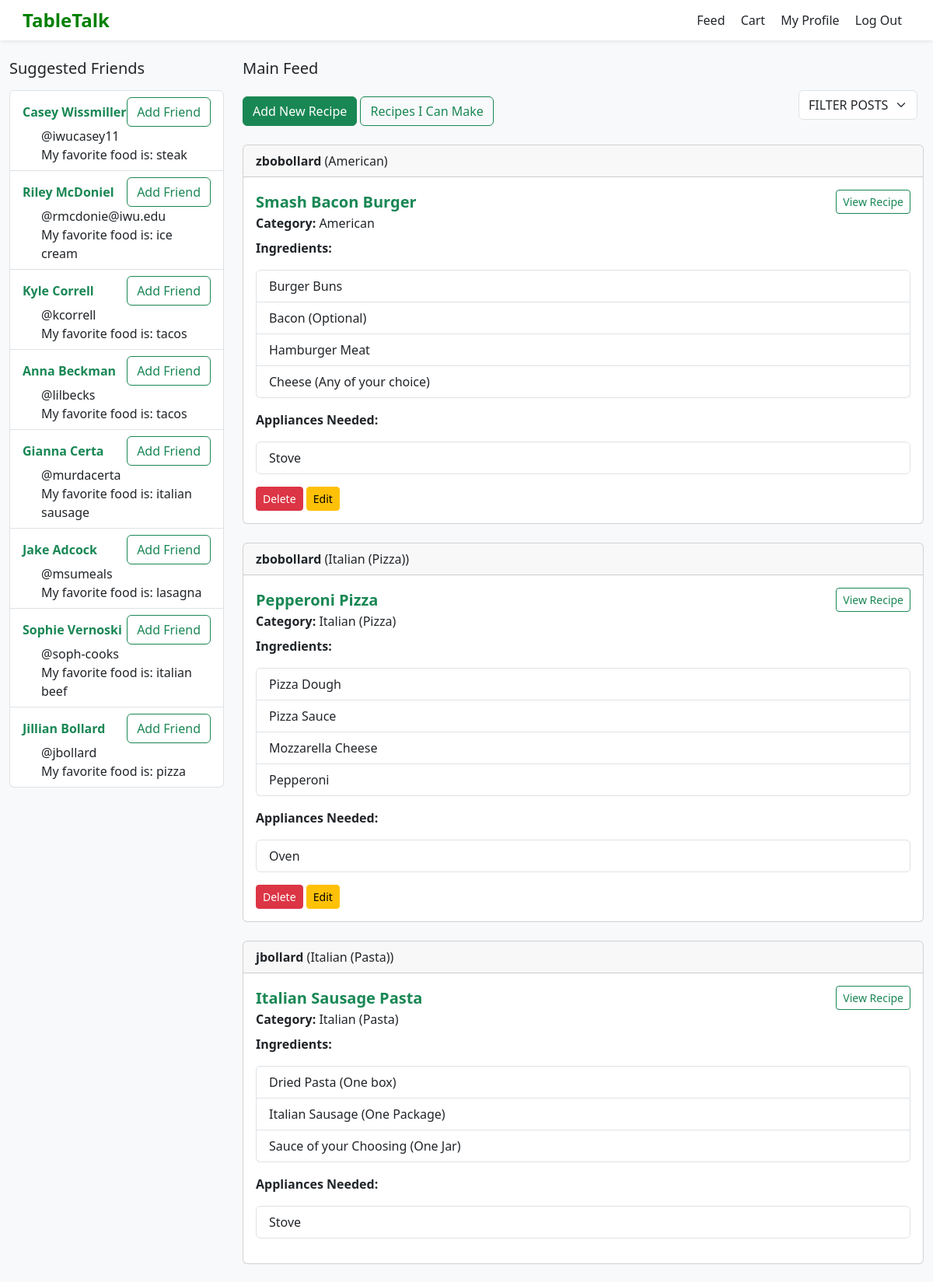
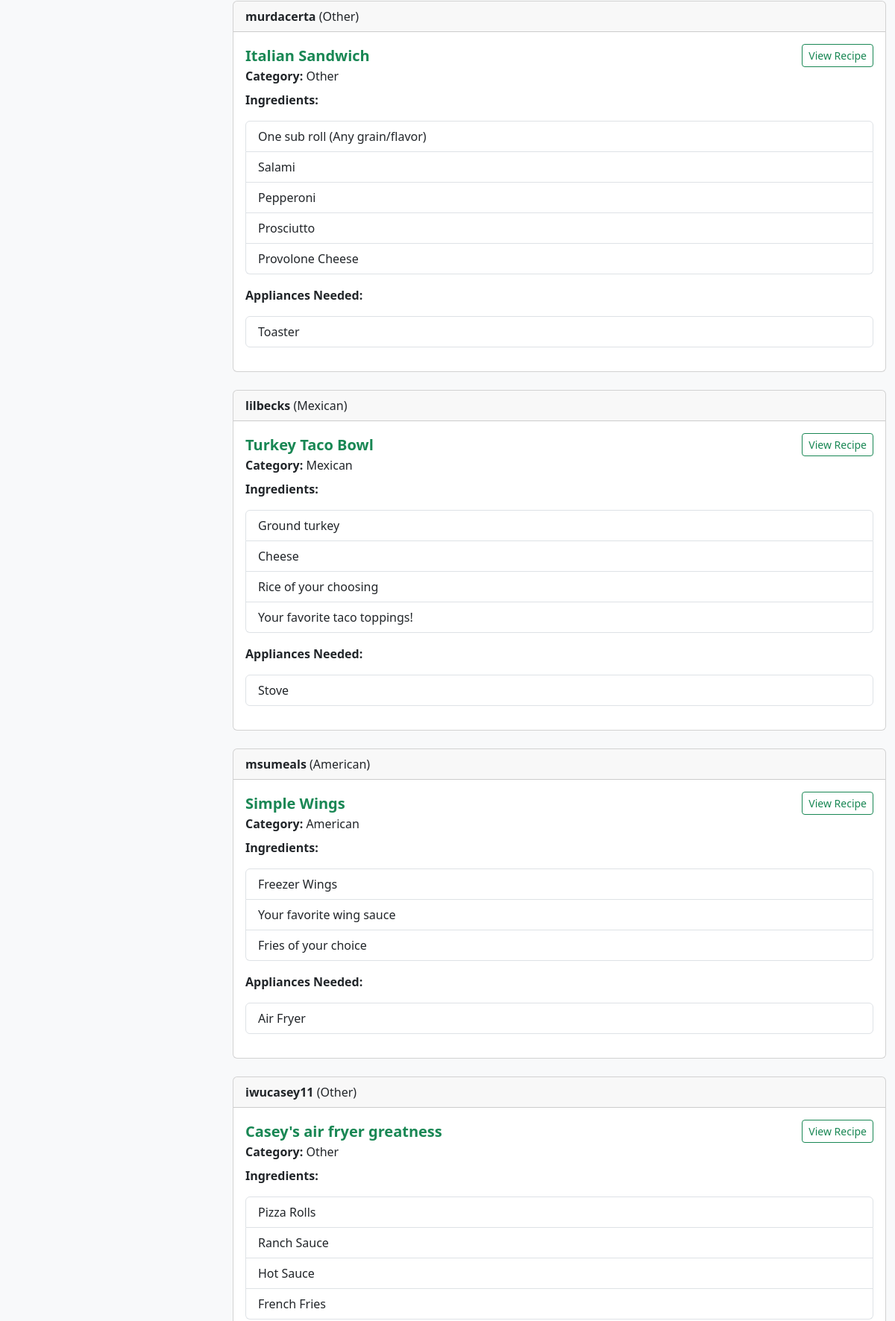
Page /filter_posts (signed in, upper part) on the committed database (2 pictures, top to bottom).
### tables this page shows
CREATE TABLE users (
    id INTEGER PRIMARY KEY AUTOINCREMENT,
    username TEXT NOT NULL,
    password TEXT NOT NULL,
    first_name TEXT NOT NULL,
    last_name TEXT NOT NULL,
    favorite_food TEXT NOT NULL
, cart);

CREATE TABLE "posts" (
    id INTEGER PRIMARY KEY AUTOINCREMENT,
    title TEXT NOT NULL,
    category TEXT NOT NULL,
    user_id INTEGER NOT NULL,
    appliance_id INTEGER, username, ingredients, steps, appliances,  -- now optional
    -- include any other columns you had
    FOREIGN KEY (user_id) REFERENCES users(id)
);

### app.py (the view)
@app.route('/filter_posts')
def filter_posts():
    if 'username' in session:
        db = get_db()
        username = session['username']
        selected_category = request.args.get('filter_category')
        db = get_db()
        categories = db.execute('SELECT DISTINCT category FROM posts').fetchall()
        user_row = db.execute('SELECT id FROM users WHERE username = ?', (username,)).fetchone()
        user_id = user_row['id']
        friends = db.execute('SELECT first_name, last_name, username, favorite_food FROM users WHERE id != ? ORDER BY id DESC', (user_id,)).fetchall()
        if selected_category and selected_category != "FILTER POSTS":
            posts = db.execute('SELECT * FROM posts WHERE category=?',
                               (selected_category,)).fetchall()
        else:
            posts = db.execute('SELECT * FROM posts').fetchall()
        return render_template('main_feed.html', posts=posts, categories=categories,
                               selected_category=selected_category, suggested_friends=friends)
    else:
        flash("Please log in to view the feed", "error")
        return render_template('login.html')

### app.py (called while the page is built)
def connect_db():
    rv = sqlite3.connect(app.config['DATABASE'])
    rv.row_factory = sqlite3.Row
    return rv

def get_db():
    if not hasattr(g, 'sqlite_db'):
        g.sqlite_db = connect_db()
    return g.sqlite_db

### templates/main_feed.html (shortened to what this page needs)
{% extends "layout.html" %}
{% block content %}
<div class="container-fluid mt-4">
  <div class="row">
    <div class="col-md-3">
      <h5 class="mb-3">Suggested Friends</h5>
      <ul class="list-group">
          {% for friend in suggested_friends %}
              <div class="list-group-item">
                <div class="d-flex justify-content-between align-items-center">
                  <a href="{{ url_for('show_user_profile', username=friend.username) }}" class="text-success text-decoration-none">
                    <strong>{{ friend.first_name }} {{ friend.last_name }}</strong>
                  </a>
                  <button class="btn btn-outline-success">Add Friend</button>
                </div>
                <div class="ms-4" style="text-align: left">@{{ friend.username }}</div>
                <div class="ms-4"style="text-align: left">My favorite food is: {{ friend.favorite_food }}</div>
              </div>
          {% endfor %}
      </ul>
    </div>
    <div class="col-md-9">
      <h5 class="mb-3">Main Feed</h5>
      <div class="d-flex justify-content-between align-items-center mb-3">
        <div>
          <button type="button" class="btn btn-success" data-bs-toggle="modal" data-bs-target="#recipeModal">
            Add New Recipe
          </button>
          <a href="{{ url_for('filter_by_appliances') }}" class="btn btn-outline-success">
            Recipes I Can Make
          </a>
        </div>
        <form method="get" action="{{ url_for('filter_posts') }}" class="d-flex align-items-center mb-3">
          <select name="filter_category" class="form-select w-auto me-2" data-role="filter">
            <option value="FILTER POSTS" {% if selected_category == 'FILTER POSTS' or not selected_category %}selected{% endif %}>FILTER POSTS</option>
          </select>
        </form>
      </div>
      {% for post in posts %}
      <div class="card mb-4">
        <div class="card-header">
          <strong>{{ post.username }}</strong> ({{ post.category }})
        </div>
        <div class="card-body">
          <div class="d-flex justify-content-between align-items-center">
              <h5 class="card-title text-success fw-bold mb-0">{{ post.title }}</h5>
              <a href="{{ url_for('view_recipe', recipe_id=post.id) }}" class="btn btn-outline-success btn-sm">View Recipe</a>
          </div>
          <div class="mb-2"><strong>Category:</strong> {{ post.category }}</div>
          <p><strong>Ingredients:</strong></p>
          <ul class="list-group mb-3">
            {% for ingredient in post.ingredients.split('\n') %}
            <li class="list-group-item">{{ ingredient }}</li>
            {% endfor %}
          </ul>
          <p><strong>Appliances Needed:</strong></p>
            <ul class="list-group mb-3">
              {% for appliance in post.appliances.split(',') %}
                <li class="list-group-item">{{ appliance.strip() }}</li>
              {% endfor %}
            </ul>
          {% if post.username == session['username'] %}
          <div class="mt-2">
            <form method="POST" action="{{ url_for('delete_post', post_id=post.id) }}" style="display:inline;">
              <button type="submit" class="btn btn-danger btn-sm">Delete</button>
            </form>
            <button type="button"
                    class="btn btn-warning btn-sm"
                    data-bs-toggle="modal"
                    data-bs-target="#editModal"
                    data-id="{{ post.id }}"
                    data-title="{{ post.title }}"
                    data-category="{{ post.category }}"
                    data-ingredients="{{ post.ingredients | escape }}"
                    data-steps="{{ post.steps | escape }}"
                    data-appliances="{{ post.appliances | escape }}">
              Edit</button>
          </div>
          {% endif %}
        </div>
      </div>
      {% endfor %}
    </div>
  </div>
</div>
{% endblock %}

### templates/layout.html (style rules this page uses)
body { background-color: #f8f9fa; }

### rows in the picture
users: first_name "Casey", last_name "Wissmiller", username "iwucasey11", favorite_food "steak"
users: first_name "Riley", last_name "McDoniel", username "rmcdonie@iwu.edu", favorite_food "ice cream"
users: first_name "Kyle", last_name "Correll", username "kcorrell", favorite_food "tacos"
users: first_name "Anna", last_name "Beckman", username "lilbecks", favorite_food "tacos"
users: first_name "Gianna", last_name "Certa", username "murdacerta", favorite_food "italian sausage"
users: first_name "Jake", last_name "Adcock", username "msumeals", favorite_food "lasagna"
users: first_name "Sophie", last_name "Vernoski", username "soph-cooks", favorite_food "italian beef"
users: first_name "Jillian", last_name "Bollard", username "jbollard", favorite_food "pizza"
posts: username "zbobollard", category "American", title "Smash Bacon Burger", ingredient "Burger Buns" "Bacon (Optional)" "Hamburger Meat" "Cheese (Any of your choice)", strip "Stove"
posts: username "zbobollard", category "Italian (Pizza)", title "Pepperoni Pizza", ingredient "Pizza Dough" "Pizza Sauce" "Mozzarella Cheese" "Pepperoni", strip "Oven"
posts: username "jbollard", category "Italian (Pasta)", title "Italian Sausage Pasta", ingredient "Dried Pasta (One box)" "Italian Sausage (One Package)" "Sauce of your Choosing (One Jar)", strip "Stove"
posts: username "murdacerta", category "Other", title "Italian Sandwich", ingredient "One sub roll (Any grain/flavor)" "Salami" "Pepperoni" "Prosciutto" "Provolone Cheese", strip "Toaster"
posts: username "lilbecks", category "Mexican", title "Turkey Taco Bowl", ingredient "Ground turkey" "Cheese" "Rice of your choosing" "Your favorite taco toppings!", strip "Stove"
posts: username "msumeals", category "American", title "Simple Wings", ingredient "Freezer Wings" "Your favorite wing sauce" "Fries of your choice", strip "Air Fryer"
posts: username "iwucasey11", category "Other", title "Casey's air fryer greatness", ingredient "Pizza Rolls" "Ranch Sauce" "Hot Sauce" "French Fries"
